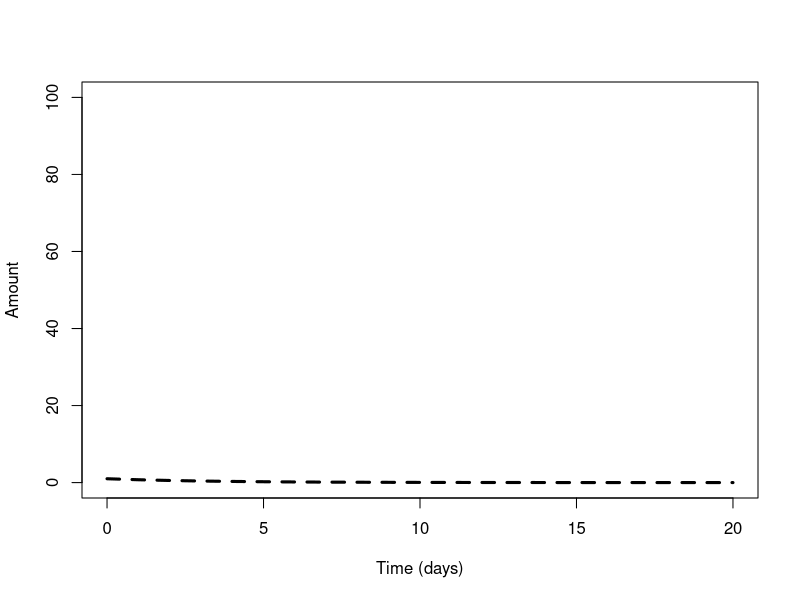
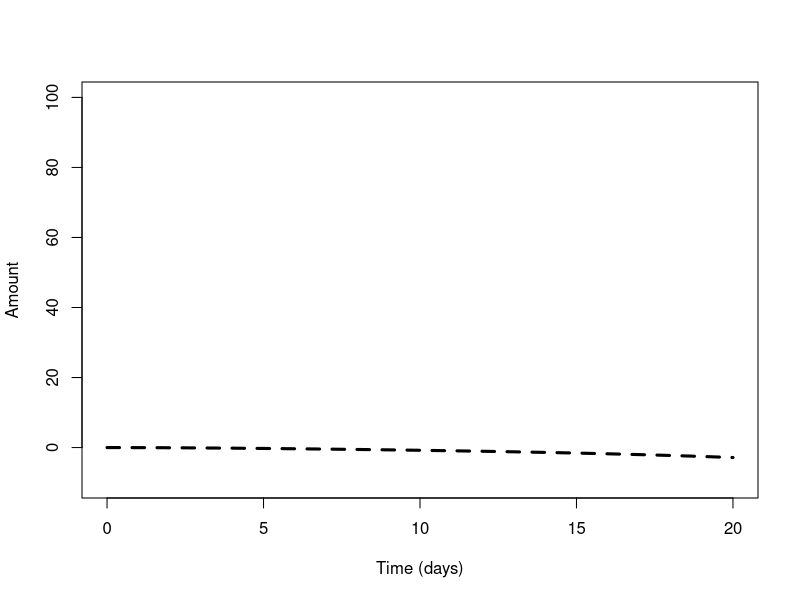
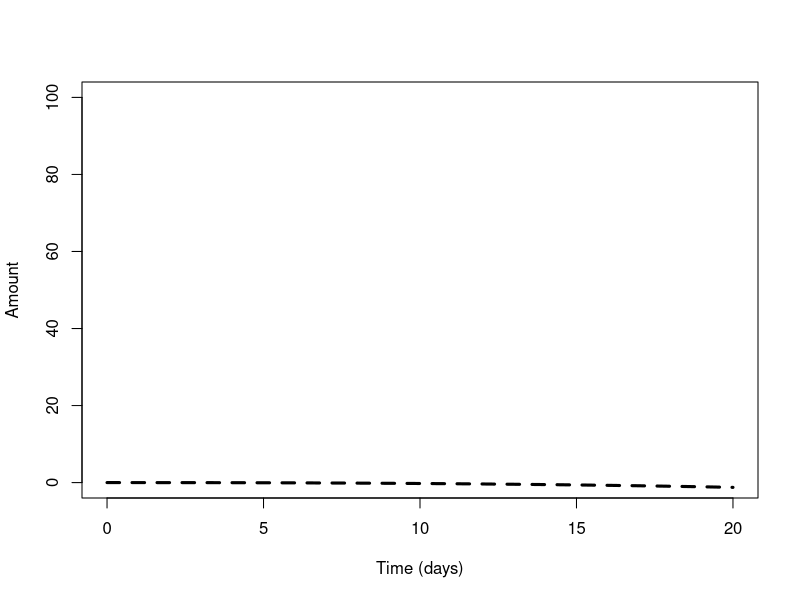
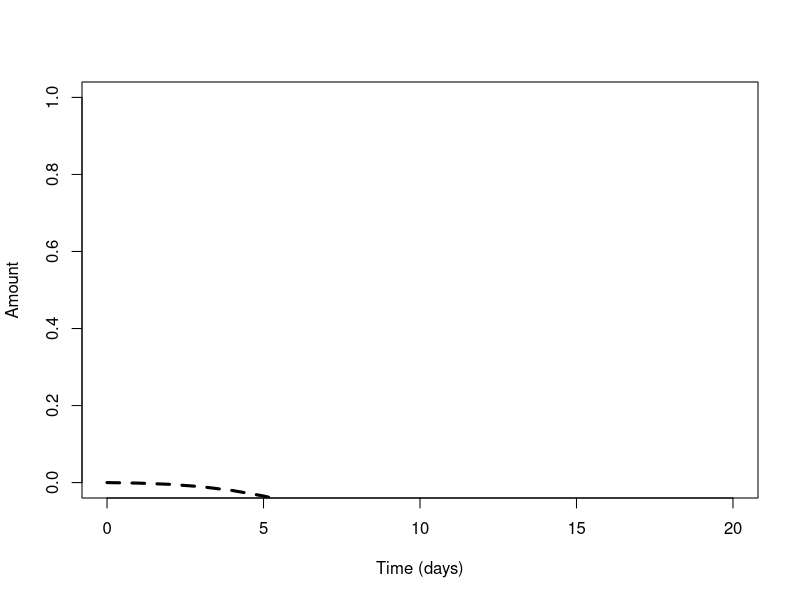
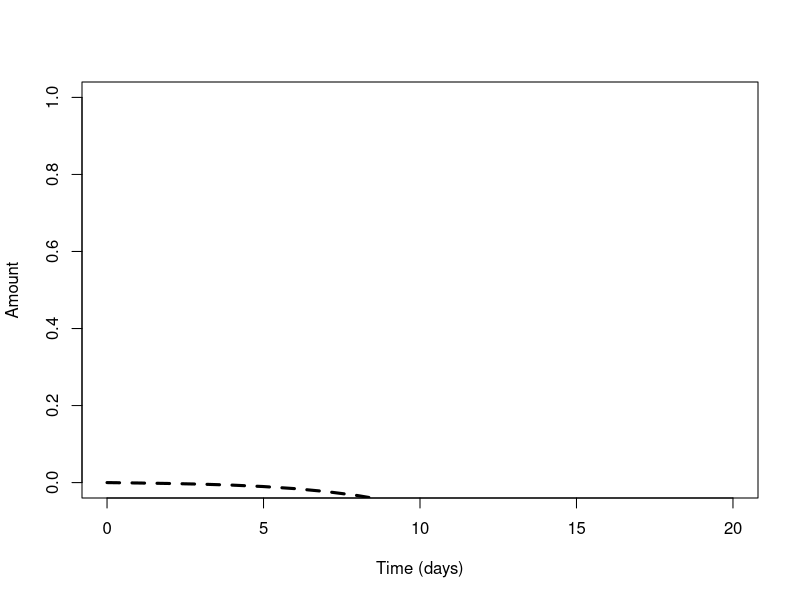
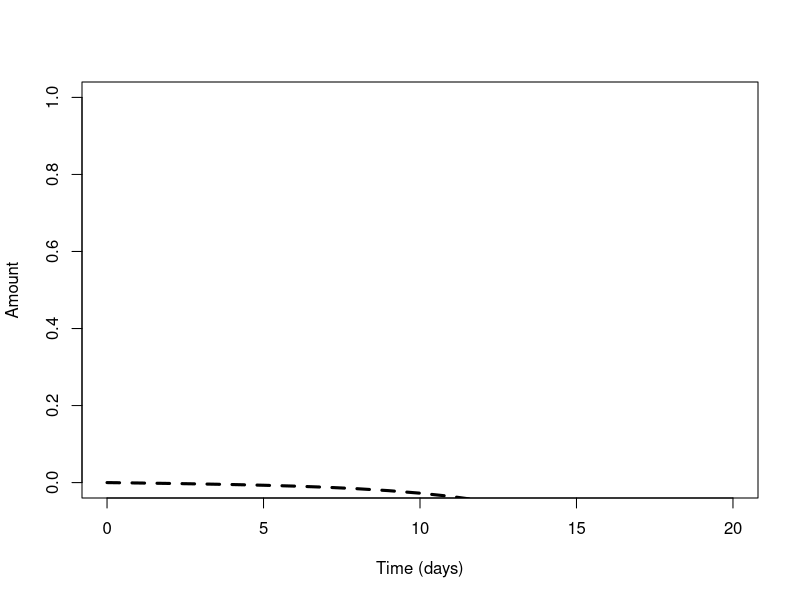
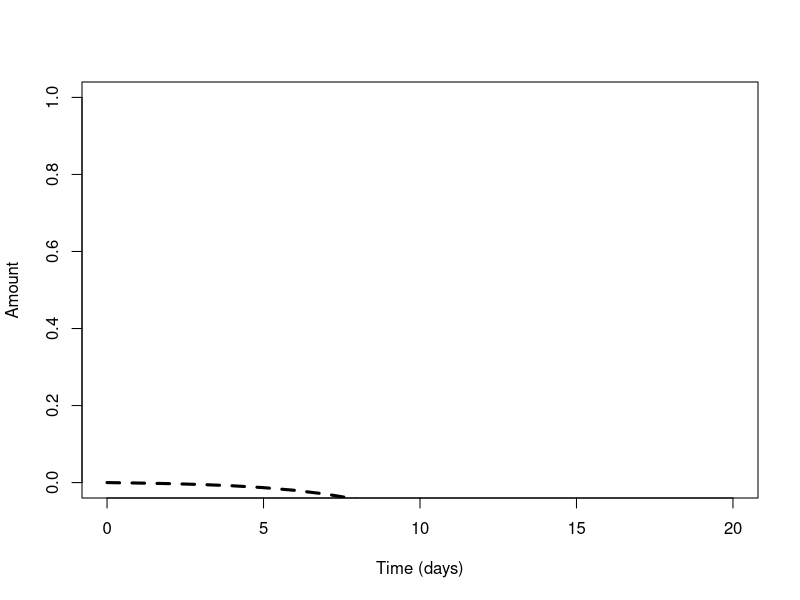
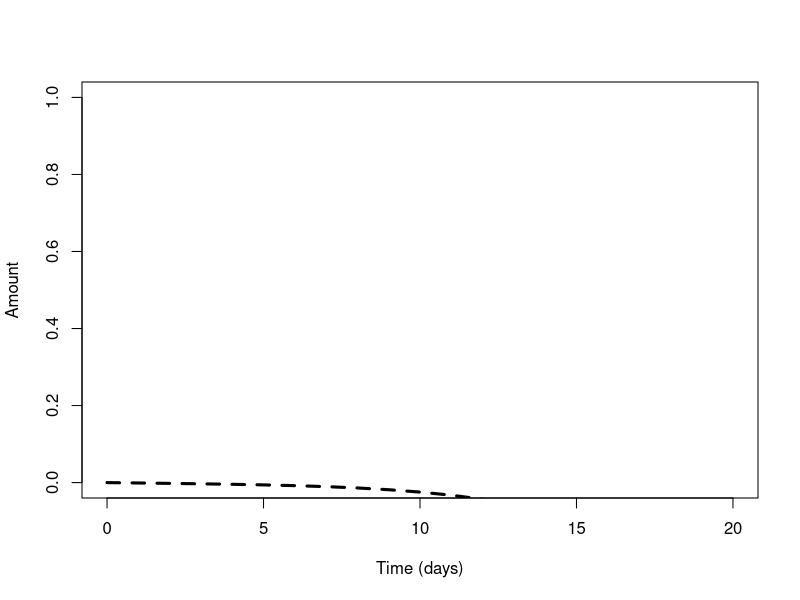

Write the R code that produced these figures, in order.
# TB model in R

rm(list=ls())

# get the ODE solver
library(deSolve)

# make the function of the system
model = function (current_timepoint, state_values, parameters)
{
  # create state variables (local variables)
  Vaccine = state_values [1]       
  Makrofag = state_values [2]
  IL12 = state_values [3]
  Th0 = state_values [4]
  Th1 = state_values [5]
  IL2 = state_values [6]
  IFNg = state_values [7]
  IFNgk = state_values [8]
  TNFa = state_values [9]
  Dendrit = state_values [10]
  IL23 = state_values [11]
  Th17 = state_values [12]
  IL17 = state_values [13]
  GranulotcytKnoglemarv = state_values[14]
  
  with ( 
    as.list (parameters),     # variable names within parameters can be used 
    {
      dVaccine = - Vaccine * Kv_m - Vaccine * Kv_d - Vaccine * Kv_Gk
      dMakrofag = Vaccine * Kv_m + TNFa * KTNFa_m + IFNgk * KIFNgk_m - sigma_m
      dIL12 = Makrofag * Km_IL12 - IL12 * KIL12_Th0 - sigma_IL12
      dTh0 = Makrofag * Km_Th0 + IL12 * KIL12_Th0 - Th0 * KTh0_Th1 + IL2 * KIL2_Th0 + IL23 * KIL23_Th0 - Th0 * KTh0_Th17 - sigma_Th0
      dTh1 = Th0 * KTh0_Th1 - sigma_Th0
      dIL2 = Th1 * KTh1_IL2 - sigma_IL2
      dIFNg = Th1 * KTh1_IFNg + Th17 * KTh17_IFNg + Th0 * KTh0_IFNg + IFNgk * KIFNgk_IFNg - IFNg * KIFNg_IFNgk - sigma_IFNg
      dIFNgk = - IFNgk * KIFNgk_IFNg + IFNg * KIFNg_IFNgk - sigma_IFNgk
      dTNFa = Makrofag * Km_TNFa - sigma_TNFa
      dDendrit = Vaccine * Kv_d - sigma_d
      dIL23 = Dendrit * Kd_IL23 - sigma_IL23
      dTh17 = Th0 * KTh0_Th17 - sigma_Th17
      dIL17 = Th17 * KTh17_IL17 - sigma_IL17
      dGranulocytKnoglemarv = Vaccine * Kv_Gk + IL17 * KIL17_Gk - sigma_Gk 
      
      
      # combine results
      results = c(dVaccine, dMakrofag, dIL12, dTh0, dTh1, dIL2, dIFNg, dIFNgk, dTNFa, dDendrit,
                  dIL23, dTh17, dIL17, dGranulocytKnoglemarv)
      list (results)
    }
  )
}

# parameters
Kv_m.value <- 0.1
Kv_d.value <- 0.1
Kv_Gk.value <- 0.1
KTNFa_m.value <- 0.1 #
KIFNgk_m.value <- 0.1 #
Km_IL12.value <- 0.1 #
KIL12_Th0.value <- 0.1 #
Km_Th0.value <- 0.1 #
KTh0_Th1.value <- 0.1 #
KTh0_Th17.value <- 0.1 #
KIL23_Th0.value <- 0.1 #
KIL2_Th0.value <- 0.1 #
KTh1_IL2.value <- 0.1 #
KIFNgk_IFNg.value <- 0.1 #
KTh0_IFNg.value <- .1 #
KTh1_IFNg.value <- .1 #
KTh17_IFNg.value <- .1
KIFNg_IFNgk.value <- .1
Km_TNFa.value <- .1
Kd_IL23.value <- .1
KTh17_IL17.value <- .1
KIL17_Gk.value <- .1
sigma_m.value <- 0.1
sigma_IL12.value <- 0.001
sigma_Th0.value <- 0.001
sigma_Th1.value <- 0.001
sigma_IL2.value <- 0.001
sigma_IFNg.value <- 0.001
sigma_IFNgk.value <- 0.001
sigma_TNFa.value <- 0.001
sigma_d.value <- 0.001
sigma_IL23.value <- 0.001
sigma_Th17.value <- 0.001
sigma_IL17.value <- 0.001
sigma_Gk.value <- 0.001

parameter.list <- c(Kv_m = Kv_m.value, Kv_d = Kv_d.value, Kv_Gk = Kv_Gk.value, KTNFa_m = KTNFa_m.value, 
                    KIFNgk_m = KIFNgk_m.value,Km_IL12 = Km_IL12.value, KIL12_Th0 = KIL12_Th0.value,Km_Th0 = Km_Th0.value, 
                    KTh0_Th1 = KTh0_Th1.value, KTh0_Th17 = KTh0_Th17.value, KIL23_Th0 = KIL23_Th0.value,
                    KIL2_Th0 = KIL2_Th0.value, KTh1_IL2 = KTh1_IL2.value, KIFNgk_IFNg = KIFNgk_IFNg.value, 
                    KTh0_IFNg = KTh0_IFNg.value, KTh1_IFNg = KTh1_IFNg.value, KTh17_IFNg = KTh17_IFNg.value, 
                    KIFNg_IFNgk = KIFNg_IFNgk.value, Km_TNFa = Km_TNFa.value, Kd_IL23 = Kd_IL23.value, 
                    KTh17_IL17 = KTh17_IL17.value, KIL17_Gk = KIL17_Gk.value, sigma_m = sigma_m.value,
                    sigma_IL12 = sigma_IL12.value, sigma_Th0 = sigma_Th0.value, sigma_Th1 = sigma_Th1.value,
                    sigma_IL2 = sigma_IL2.value, sigma_IFNg = sigma_IFNg.value, sigma_IFNgk = sigma_IFNgk.value,
                    sigma_TNFa = sigma_TNFa.value, sigma_d = sigma_d.value, sigma_IL23 = sigma_IL23.value,
                    sigma_Th17 = sigma_Th17.value, sigma_IL17 = sigma_IL17.value, sigma_Gk = sigma_Gk.value)

# initial values
Vaccine0 = 1       
Makrofag0 = 0
IL120 = 0
Th00 = 0
Th10 = 0
IL20 = 0
IFNg0 = 0
IFNgk0 = 0
TNFa0 = 0
Dendrit0 = 0
IL230 = 0
Th170 = 0
IL170 = 0
GranulotcytKnoglemarv0 = 0

initial.values <- c(Vaccine = Vaccine0, Makrofag = Makrofag0, IL12 = IL120, Th0 = Th00, Th1 = Th10, IL2 = IL20, IFNg = IFNg0, 
                    IFNgk = IFNgk0, TNFa = TNFa0, Dendrit = Dendrit0, IL23 = IL230, Th17 = Th170, IL17 = IL170, 
                    GranulotcytKnoglemarv = GranulotcytKnoglemarv0)

# Output timepoints
time.points <- seq(0,20,by=1)

# simulate the epidemic
output <- ode(y=initial.values,times = time.points,func = model, parms = parameter.list)

# Plot the result 
plot(Vaccine~time,data=output,type='l',lwd=3,lty=2,col='black',ylim=c(0,100),ylab='Amount',xlab='Time (days)')
plot(Makrofag~time,data=output,type='l',lwd=3,lty=2,col='black',ylim=c(-10,100),ylab='Amount',xlab='Time (days)')
plot(IL12~time,data=output,type='l',lwd=3,lty=2,col='black',ylim=c(0,100),ylab='Amount',xlab='Time (days)')
plot(Th0~time,data=output,type='l',lwd=3,lty=2,col='black',ylim=c(0,1),ylab='Amount',xlab='Time (days)')
plot(Th1~time,data=output,type='l',lwd=3,lty=2,col='black',ylim=c(0,1),ylab='Amount',xlab='Time (days)')
plot(IL2~time,data=output,type='l',lwd=3,lty=2,col='black',ylim=c(0,1),ylab='Amount',xlab='Time (days)')
plot(IFNg~time,data=output,type='l',lwd=3,lty=2,col='black',ylim=c(0,1),ylab='Amount',xlab='Time (days)')
plot(IFNgk~time,data=output,type='l',lwd=3,lty=2,col='black',ylim=c(0,1),ylab='Amount',xlab='Time (days)')
plot(TNFa~time,data=output,type='l',lwd=3,lty=2,col='black',ylim=c(0,1),ylab='Amount',xlab='Time (days)')
plot(Dendrit~time,data=output,type='l',lwd=3,lty=2,col='black',ylim=c(0,1),ylab='Amount',xlab='Time (days)')
plot(IL23~time,data=output,type='l',lwd=3,lty=2,col='black',ylim=c(0,1),ylab='Amount',xlab='Time (days)')
plot(Th17~time,data=output,type='l',lwd=3,lty=2,col='black',ylim=c(0,1),ylab='Amount',xlab='Time (days)')
plot(IL17~time,data=output,type='l',lwd=3,lty=2,col='black',ylim=c(0,1),ylab='Amount',xlab='Time (days)')
plot(GranulotcytKnoglemarv~time,data=output,type='l',lwd=3,lty=2,col='black',ylim=c(0,1),ylab='Amount',xlab='Time (days)')
